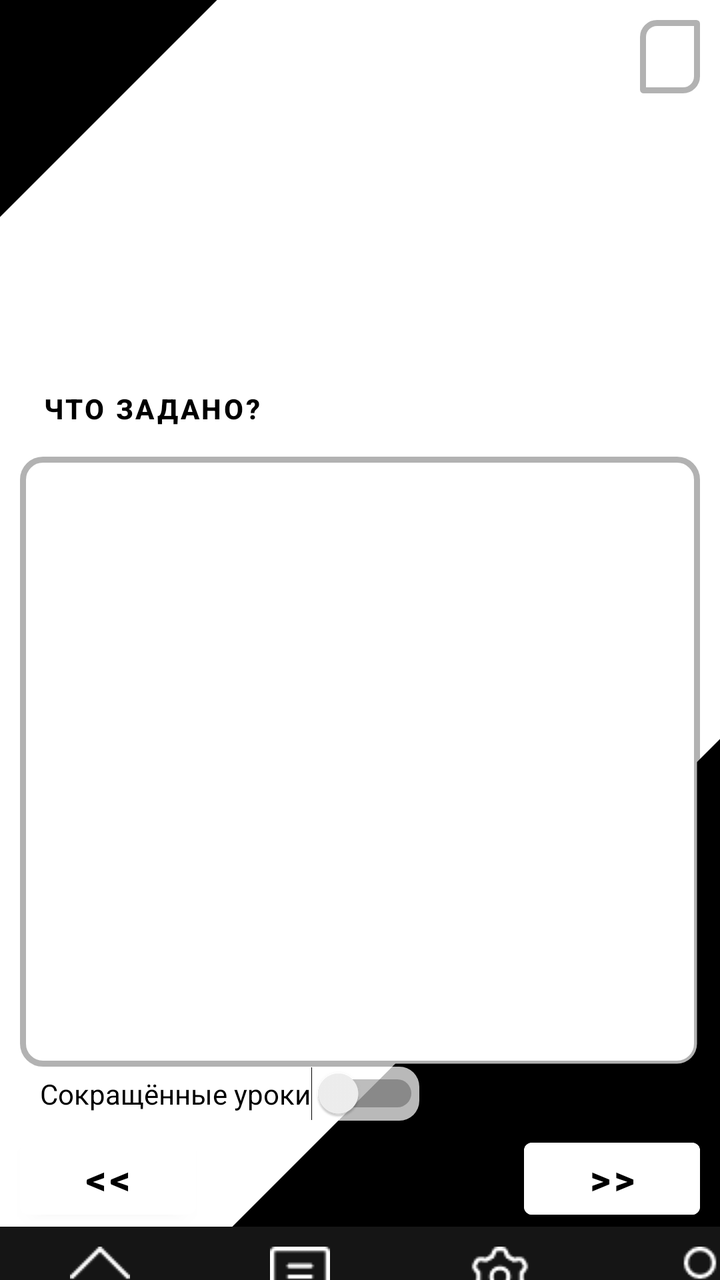
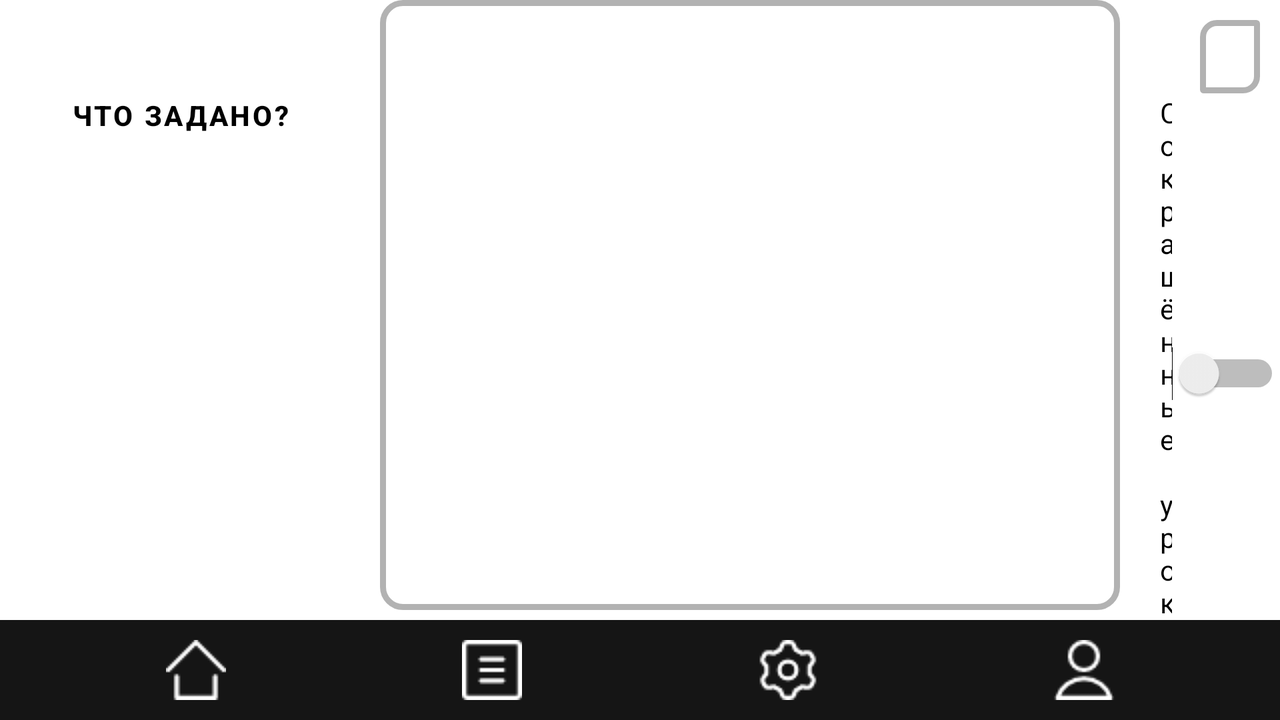

One screen, two layout resources from the same app: the default and the repository's alternative for another configuration. Each is rendered where Android would select it; the XML of both is given below.
<!-- AndroidManifest.xml: application theme Theme.School20 -->
<!-- res/layout/activity_main.xml -->
<?xml version="1.0" encoding="utf-8"?>
<androidx.constraintlayout.widget.ConstraintLayout xmlns:android="http://schemas.android.com/apk/res/android"
    xmlns:app="http://schemas.android.com/apk/res-auto"
    xmlns:tools="http://schemas.android.com/tools"
    android:layout_width="match_parent"
    android:layout_height="match_parent"
    tools:context=".MainActivity">

    <LinearLayout
        android:id="@+id/a"
        android:background="@drawable/background_main"
        android:layout_width="match_parent"
        android:layout_height="match_parent"
        android:orientation="vertical">

        <LinearLayout
            android:id="@+id/easter"
            android:layout_marginTop="10dp"
            android:layout_marginRight="10dp"
            android:layout_width="wrap_content"
            android:layout_height="wrap_content"
            android:layout_gravity="right">

            <LinearLayout
                android:id="@+id/lay_main_inf"
                android:background="@drawable/shape_rect_two"
                android:layout_width="wrap_content"
                android:layout_height="wrap_content">

            <TextView
                android:id="@+id/person_name"
                android:layout_width="wrap_content"
                android:layout_height="wrap_content"
                android:textSize="25dp"
                android:textStyle="bold"
                android:layout_marginLeft="10dp"/>

            <TextView
                android:id="@+id/person_class"
                android:layout_width="wrap_content"
                android:layout_height="wrap_content"
                android:layout_marginLeft="10dp"
                android:layout_marginBottom="3dp"
                android:textSize="25dp"
                android:layout_gravity="right"
                android:textStyle="bold" />

            <TextView
                android:id="@+id/person_symbol"
                android:layout_width="wrap_content"
                android:layout_height="wrap_content"
                android:layout_marginRight="10dp"
                android:textSize="25dp"
                android:textStyle="bold" />

            </LinearLayout>

        </LinearLayout>

        <ImageView
            android:id="@+id/im_one"
            android:layout_width="match_parent"
            android:layout_height="100dp"/>

        <TextView
            android:id="@+id/date"
            android:layout_marginLeft="10dp"
            android:layout_marginRight="10dp"
            android:layout_width="match_parent"
            android:layout_height="wrap_content"
            android:background="@drawable/shape_rect_three"
            android:gravity="center"
            android:textSize="25dp"
            android:textStyle="bold" />

        <Button
            android:id="@+id/home_task"
            android:layout_width="wrap_content"
            android:layout_height="wrap_content"
            android:background="?android:attr/selectableItemBackground"
            android:textColor="@color/black"
            android:textStyle="bold"
            android:layout_marginTop="0dp"
            android:layout_marginLeft="5dp"
            android:text="Что задано?"/>

        <LinearLayout
            android:id="@+id/lay_main_rasp"
            android:background="@drawable/shape_rect"
            android:layout_marginLeft="10dp"
            android:layout_marginRight="10dp"
            android:layout_width="match_parent"
            android:layout_height="wrap_content">

        <LinearLayout
            android:layout_marginTop="5dp"
            android:layout_width="170dp"
            android:layout_height='wrap_content'
            android:orientation="vertical">

            <TextView
                android:id="@+id/time_one"
                android:layout_width="150dp"
                android:layout_height="30dp"
                android:layout_gravity="right"
                android:layout_marginTop="3dp"
                android:textSize="21dp" />

            <TextView
                android:id="@+id/time_two"
                android:layout_width="150dp"
                android:layout_height="30dp"
                android:layout_marginTop="6dp"
                android:layout_gravity="right"
                android:textSize="21dp" />

            <TextView
                android:id="@+id/time_three"
                android:layout_width="150dp"
                android:layout_height="30dp"
                android:layout_marginTop="6dp"
                android:layout_gravity="right"
                android:textSize="21dp" />

            <TextView
                android:id="@+id/time_four"
                android:layout_width="150dp"
                android:layout_height="30dp"
                android:layout_marginTop="6dp"
                android:layout_gravity="right"
                android:textSize="21dp" />

            <TextView
                android:id="@+id/time_five"
                android:layout_width="150dp"
                android:layout_height="30dp"
                android:layout_marginTop="6dp"
                android:layout_gravity="right"
                android:textSize="21dp" />

            <TextView
                android:id="@+id/time_six"
                android:layout_width="150dp"
                android:layout_height="30dp"
                android:layout_marginTop="6dp"
                android:layout_gravity="right"
                android:textSize="21dp" />

            <TextView
                android:id="@+id/time_seven"
                android:layout_width="150dp"
                android:layout_height="30dp"
                android:layout_marginTop="6dp"
                android:layout_gravity="right"
                android:textSize="21dp" />

            <TextView
                android:id="@+id/time_eight"
                android:layout_width="150dp"
                android:layout_height="30dp"
                android:layout_marginTop="6dp"
                android:layout_gravity="right"
                android:textSize="21dp" />

        </LinearLayout>

            <LinearLayout
                android:id="@+id/idid"
                android:layout_marginTop="5dp"
                android:layout_width="wrap_content"
                android:layout_height="300dp"
                android:orientation="vertical">

                <TextView
                    android:id="@+id/les_one"
                    android:layout_width="200dp"
                    android:layout_height="30dp"
                    android:layout_gravity="left"
                    android:textSize="23dp" />

                <TextView
                    android:id="@+id/les_two"
                    android:layout_width="200dp"
                    android:layout_height="30dp"
                    android:layout_marginTop="6dp"
                    android:layout_gravity="left"
                    android:textSize="23dp" />

                <TextView
                    android:id="@+id/les_three"
                    android:layout_width="200dp"
                    android:layout_height="30dp"
                    android:layout_marginTop="6dp"
                    android:layout_gravity="left"
                    android:textSize="23dp" />

                <TextView
                    android:id="@+id/les_four"
                    android:layout_width="200dp"
                    android:layout_height="30dp"
                    android:layout_marginTop="6dp"
                    android:layout_gravity="left"
                    android:textSize="23dp" />

                <TextView
                    android:id="@+id/les_five"
                    android:layout_width="200dp"
                    android:layout_height="30dp"
                    android:layout_marginTop="6dp"
                    android:layout_gravity="left"
                    android:textSize="23dp" />

                <TextView
                    android:id="@+id/les_six"
                    android:layout_width="200dp"
                    android:layout_height="30dp"
                    android:layout_marginTop="6dp"
                    android:layout_gravity="left"
                    android:textSize="23dp" />

                <TextView
                    android:id="@+id/les_seven"
                    android:layout_width="200dp"
                    android:layout_height="30dp"
                    android:layout_marginTop="6dp"
                    android:layout_gravity="left"
                    android:textSize="23dp" />

                <TextView
                    android:id="@+id/les_eight"
                    android:layout_width="200dp"
                    android:layout_height="30dp"
                    android:layout_marginTop="6dp"
                    android:layout_gravity="left"
                    android:textSize="23dp" />

            </LinearLayout>

        </LinearLayout>

        <LinearLayout
            android:id="@+id/lay_main_sw"
            android:layout_width="wrap_content"
            android:layout_height="wrap_content"
            android:layout_marginLeft="10dp"
            android:background="@drawable/shape_rect_three">

        <Switch
            android:id="@+id/switch_s"
            android:layout_marginLeft="10dp"
            android:layout_width="wrap_content"
            android:layout_height="wrap_content"
            android:text="Сокращённые уроки"/>

        </LinearLayout>

    <LinearLayout
        android:layout_width="match_parent"
        android:layout_height="wrap_content"
        android:layout_marginTop="5dp"
        android:gravity="center">

        <Button
            android:id="@+id/but_back"
            android:layout_width="wrap_content"
            android:layout_height="wrap_content"
            android:layout_marginLeft="10dp"
            android:backgroundTint="@color/white"
            android:textColor="@color/black"
            android:textSize="20dp"
            android:textStyle="bold"
            android:text="\u003c\u003c"/>

        <View
            android:layout_width="0dp"
            android:layout_height="0dp"
            android:layout_weight="1" />

        <Button
            android:id="@+id/but_next"
            android:layout_width="wrap_content"
            android:layout_height="wrap_content"
            android:layout_marginRight="10dp"
            android:backgroundTint="@color/white"
            android:textColor="@color/black"
            android:textSize="20dp"
            android:textStyle="bold"
            android:text="\u003e\u003e"/>

    </LinearLayout>

        <View
            android:layout_width="0dp"
            android:layout_height="0dp"
            android:layout_weight="1" />

        <LinearLayout
            android:id="@+id/menu_bottom"
            android:layout_width="match_parent"
            android:layout_height="50dp"
            android:background="#FF151515"
            android:orientation="horizontal">

            <View
                android:layout_width="0dp"
                android:layout_height="0dp"
                android:layout_weight="1" />

            <ImageButton
                android:id="@+id/menu_home"
                android:layout_width="100dp"
                android:layout_height="40dp"
                android:layout_gravity="center"
                android:background="?android:attr/selectableItemBackground"
                android:src="@drawable/menu_home" />

            <View
                android:layout_width="0dp"
                android:layout_height="0dp"
                android:layout_weight="1" />

            <ImageButton
                android:id="@+id/menu_timetable"
                android:layout_width="100dp"
                android:layout_height="40dp"
                android:layout_gravity="center"
                android:background="?android:attr/selectableItemBackground"
                android:src="@drawable/menu_timetable" />

            <View
                android:layout_width="0dp"
                android:layout_height="0dp"
                android:layout_weight="1" />

            <ImageButton
                android:id="@+id/menu_settings"
                android:layout_width="100dp"
                android:layout_height="40dp"
                android:layout_gravity="center"
                android:background="?android:attr/selectableItemBackground"
                android:src="@drawable/menu_settings" />

            <View
                android:layout_width="0dp"
                android:layout_height="0dp"
                android:layout_weight="1" />

            <ImageButton
                android:id="@+id/menu_profile"
                android:layout_width="100dp"
                android:layout_height="40dp"
                android:layout_gravity="center"
                android:background="?android:attr/selectableItemBackground"
                android:src="@drawable/menu_profile" />

            <View
                android:layout_width="0dp"
                android:layout_height="0dp"
                android:layout_weight="1" />

        </LinearLayout>

    </LinearLayout>

</androidx.constraintlayout.widget.ConstraintLayout>
<!-- resources referenced by this layout -->
<resources>
  <color name="black">#FF000000</color>
  <color name="white">#FFFFFFFF</color>
  <!-- drawable background_main (drawable) -->
  <?xml version="1.0" encoding="utf-8"?>
  <layer-list xmlns:android="http://schemas.android.com/apk/res/android">
      <item>
          <rotate
              android:fromDegrees="45"
              android:pivotX="-60%"
              android:pivotY="100%">
              <shape
                  android:shape="rectangle" >
                  <solid
                      android:color="@color/black" />
              </shape>
          </rotate>
      </item>
      <item>
          <rotate
              android:fromDegrees="-45"
              android:pivotX="-155%"
              android:pivotY="90%">
              <shape
                  android:shape="rectangle" >
                  <solid
                      android:color="@color/black" />
              </shape>
          </rotate>
      </item>
  </layer-list>
  <!-- drawable menu_home: png bitmap (drawable, 403 bytes) -->
  <!-- drawable menu_profile: png bitmap (drawable, 663 bytes) -->
  <!-- drawable menu_settings: png bitmap (drawable, 918 bytes) -->
  <!-- drawable menu_timetable: png bitmap (drawable, 336 bytes) -->
  <!-- drawable shape_rect (drawable) -->
  <?xml version="1.0" encoding="utf-8"?>
  <selector xmlns:android="http://schemas.android.com/apk/res/android">
      <item>
          <shape android:shape="rectangle">
              <solid android:color="@color/white"/>
              <corners android:radius="10.0dip" />
              <stroke android:color="#4D000000"
                  android:width="3dp"/>
          </shape>
      </item>
  </selector>
  <!-- drawable shape_rect_three (drawable) -->
  <?xml version="1.0" encoding="utf-8"?>
  <selector xmlns:android="http://schemas.android.com/apk/res/android">
      <item>
          <shape android:shape="rectangle">
              <solid android:color="#B9FFFFFF"/>
              <corners android:radius="10.0dip" />
          </shape>
      </item>
  </selector>
  <!-- drawable shape_rect_two (drawable) -->
  <?xml version="1.0" encoding="utf-8"?>
  <selector xmlns:android="http://schemas.android.com/apk/res/android">
      <item>
          <shape android:shape="rectangle">
              <solid android:color="#B9FFFFFF"/>
              <corners android:bottomRightRadius="7dip"
                  android:bottomLeftRadius="0.1dp"
                  android:topLeftRadius="7dip"
                  android:topRightRadius="0.1dp"/>
              <stroke android:color="#4D000000"
                  android:width="3dp"/>
          </shape>
      </item>
  </selector>
  <style name="Theme.School20" parent="Theme.MaterialComponents.DayNight.DarkActionBar">
          
          <item name="colorPrimary">@color/purple_500</item>
          <item name="colorPrimaryVariant">@color/purple_700</item>
          <item name="colorOnPrimary">@color/white</item>
          
          <item name="colorSecondary">@color/teal_200</item>
          <item name="colorSecondaryVariant">@color/teal_700</item>
          <item name="colorOnSecondary">@color/black</item>
          
          <item name="android:statusBarColor" tools:targetApi="l">?attr/colorPrimaryVariant</item>
          
      </style>
  <color name="purple_500">#FF000000</color>
  <color name="purple_700">#FF000000</color>
  <color name="teal_200">#FF03DAC5</color>
  <color name="teal_700">#FF018786</color>
</resources>
<!-- res/layout-land/activity_main.xml (the repository's variant of the layout above) -->
<!-- drawn on the phone turned sideways -->
<?xml version="1.0" encoding="utf-8"?>
<androidx.constraintlayout.widget.ConstraintLayout xmlns:android="http://schemas.android.com/apk/res/android"
    xmlns:app="http://schemas.android.com/apk/res-auto"
    xmlns:tools="http://schemas.android.com/tools"
    android:layout_width="match_parent"
    android:layout_height="match_parent"
    tools:context=".MainActivity">

    <LinearLayout
        android:id="@+id/a"
        android:background="@drawable/background_main"
        android:layout_width="match_parent"
        android:layout_height="match_parent"
        android:orientation="vertical">

        <FrameLayout
            android:layout_width="match_parent"
            android:layout_height="match_parent">

        <LinearLayout
            android:layout_width="wrap_content"
            android:layout_height="match_parent"
            android:orientation="horizontal">

            <LinearLayout
                android:layout_width="wrap_content"
                android:layout_height="match_parent"
                android:orientation="vertical">

                <TextView
                    android:id="@+id/date"
                    android:layout_gravity="center"
                    android:layout_width="180dp"
                    android:layout_height="wrap_content"
                    android:background="@drawable/shape_rect_three"
                    android:gravity="center"
                    android:textSize="25dp"
                    android:textStyle="bold" />

                <Button
                    android:id="@+id/home_task"
                    android:layout_width="wrap_content"
                    android:layout_height="wrap_content"
                    android:layout_gravity="center"
                    android:background="?android:attr/selectableItemBackground"
                    android:textColor="@color/black"
                    android:textStyle="bold"
                    android:text="Что задано?"/>

        <ImageView
            android:id="@+id/im_one"
            android:layout_width="140dp"
            android:layout_height="0dp"
            android:layout_gravity="center"
            android:layout_weight="1"/>

                <Button
                    android:id="@+id/but_back"
                    android:layout_width="wrap_content"
                    android:layout_height="wrap_content"
                    android:layout_gravity="right"
                    android:backgroundTint="@color/white"
                    android:textColor="@color/black"
                    android:textSize="20dp"
                    android:textStyle="bold"
                    android:text="\u003c\u003c"/>

            </LinearLayout>

            <LinearLayout
                android:layout_width="wrap_content"
                android:layout_height="match_parent"
                android:orientation="vertical">

        <LinearLayout
            android:id="@+id/lay_main_rasp"
            android:background="@drawable/shape_rect"
            android:layout_marginLeft="10dp"
            android:layout_marginRight="10dp"
            android:layout_width="match_parent"
            android:layout_height="wrap_content">

            <LinearLayout
                android:layout_marginTop="5dp"
                android:layout_width="170dp"
                android:layout_height='wrap_content'
                android:orientation="vertical">

                <TextView
                    android:id="@+id/time_one"
                    android:layout_width="150dp"
                    android:layout_height="30dp"
                    android:layout_gravity="right"
                    android:layout_marginTop="3dp"
                    android:textSize="21dp" />

                <TextView
                    android:id="@+id/time_two"
                    android:layout_width="150dp"
                    android:layout_height="30dp"
                    android:layout_marginTop="6dp"
                    android:layout_gravity="right"
                    android:textSize="21dp" />

                <TextView
                    android:id="@+id/time_three"
                    android:layout_width="150dp"
                    android:layout_height="30dp"
                    android:layout_marginTop="6dp"
                    android:layout_gravity="right"
                    android:textSize="21dp" />

                <TextView
                    android:id="@+id/time_four"
                    android:layout_width="150dp"
                    android:layout_height="30dp"
                    android:layout_marginTop="6dp"
                    android:layout_gravity="right"
                    android:textSize="21dp" />

                <TextView
                    android:id="@+id/time_five"
                    android:layout_width="150dp"
                    android:layout_height="30dp"
                    android:layout_marginTop="6dp"
                    android:layout_gravity="right"
                    android:textSize="21dp" />

                <TextView
                    android:id="@+id/time_six"
                    android:layout_width="150dp"
                    android:layout_height="30dp"
                    android:layout_marginTop="6dp"
                    android:layout_gravity="right"
                    android:textSize="21dp" />

                <TextView
                    android:id="@+id/time_seven"
                    android:layout_width="150dp"
                    android:layout_height="30dp"
                    android:layout_marginTop="6dp"
                    android:layout_gravity="right"
                    android:textSize="21dp" />

                <TextView
                    android:id="@+id/time_eight"
                    android:layout_width="150dp"
                    android:layout_height="30dp"
                    android:layout_marginTop="6dp"
                    android:layout_gravity="right"
                    android:textSize="21dp" />

            </LinearLayout>

            <LinearLayout
                android:id="@+id/idid"
                android:layout_marginTop="5dp"
                android:layout_width="match_parent"
                android:layout_height="300dp"
                android:orientation="vertical">

                <TextView
                    android:id="@+id/les_one"
                    android:layout_width="200dp"
                    android:layout_height="30dp"
                    android:layout_gravity="left"
                    android:textSize="23dp" />

                <TextView
                    android:id="@+id/les_two"
                    android:layout_width="200dp"
                    android:layout_height="30dp"
                    android:layout_marginTop="6dp"
                    android:layout_gravity="left"
                    android:textSize="23dp" />

                <TextView
                    android:id="@+id/les_three"
                    android:layout_width="200dp"
                    android:layout_height="30dp"
                    android:layout_marginTop="6dp"
                    android:layout_gravity="left"
                    android:textSize="23dp" />

                <TextView
                    android:id="@+id/les_four"
                    android:layout_width="200dp"
                    android:layout_height="30dp"
                    android:layout_marginTop="6dp"
                    android:layout_gravity="left"
                    android:textSize="23dp" />

                <TextView
                    android:id="@+id/les_five"
                    android:layout_width="200dp"
                    android:layout_height="30dp"
                    android:layout_marginTop="6dp"
                    android:layout_gravity="left"
                    android:textSize="23dp" />

                <TextView
                    android:id="@+id/les_six"
                    android:layout_width="200dp"
                    android:layout_height="30dp"
                    android:layout_marginTop="6dp"
                    android:layout_gravity="left"
                    android:textSize="23dp" />

                <TextView
                    android:id="@+id/les_seven"
                    android:layout_width="200dp"
                    android:layout_height="30dp"
                    android:layout_marginTop="6dp"
                    android:layout_gravity="left"
                    android:textSize="23dp" />

                <TextView
                    android:id="@+id/les_eight"
                    android:layout_width="200dp"
                    android:layout_height="30dp"
                    android:layout_marginTop="6dp"
                    android:layout_gravity="left"
                    android:textSize="23dp" />

            </LinearLayout>

        </LinearLayout>
            </LinearLayout>

            <LinearLayout
                android:layout_width="match_parent"
                android:layout_height="match_parent"
                android:orientation="vertical">

            <LinearLayout
                android:id="@+id/easter"
                android:layout_marginTop="10dp"
                android:layout_marginRight="10dp"
                android:layout_width="wrap_content"
                android:layout_height="wrap_content"
                android:layout_gravity="right">

                <LinearLayout
                    android:id="@+id/lay_main_inf"
                    android:background="@drawable/shape_rect_two"
                    android:layout_width="wrap_content"
                    android:layout_height="wrap_content">

                    <TextView
                        android:id="@+id/person_name"
                        android:layout_width="wrap_content"
                        android:layout_height="wrap_content"
                        android:textSize="25dp"
                        android:textStyle="bold"
                        android:layout_marginLeft="10dp"/>

                    <TextView
                        android:id="@+id/person_class"
                        android:layout_width="wrap_content"
                        android:layout_height="wrap_content"
                        android:layout_marginLeft="10dp"
                        android:layout_marginBottom="3dp"
                        android:textSize="25dp"
                        android:layout_gravity="right"
                        android:textStyle="bold" />

                    <TextView
                        android:id="@+id/person_symbol"
                        android:layout_width="wrap_content"
                        android:layout_height="wrap_content"
                        android:layout_marginRight="10dp"
                        android:textSize="25dp"
                        android:textStyle="bold" />

                </LinearLayout>

            </LinearLayout>

                <View
                    android:layout_width="0dp"
                    android:layout_height="0dp"
                    android:layout_weight="1" />

                <LinearLayout
            android:id="@+id/lay_main_sw"
            android:layout_width="wrap_content"
            android:layout_height="wrap_content"
                    android:layout_marginBottom="5dp"
            android:background="@drawable/shape_rect_three">

            <Switch
                android:id="@+id/switch_s"
                android:layout_width="wrap_content"
                android:layout_height="wrap_content"
                android:layout_marginLeft="10dp"
                android:text="Сокращённые уроки"/>

        </LinearLayout>

                <Button
                    android:id="@+id/but_next"
                    android:layout_width="wrap_content"
                    android:layout_height="wrap_content"
                    android:layout_gravity="left"
                    android:backgroundTint="@color/white"
                    android:textColor="@color/black"
                    android:textSize="20dp"
                    android:textStyle="bold"
                    android:text="\u003e\u003e"/>

        </LinearLayout>

        </LinearLayout>

            <View
                android:layout_width="0dp"
                android:layout_height="0dp"
                android:layout_weight="1" />

            <LinearLayout
                android:id="@+id/menu_bottom"
                android:layout_width="match_parent"
                android:layout_height="50dp"
                android:background="#FF151515"
                android:orientation="horizontal"
                android:layout_gravity="bottom">

                <View
                    android:layout_width="0dp"
                    android:layout_height="0dp"
                    android:layout_weight="1" />

                <ImageButton
                    android:id="@+id/menu_home"
                    android:layout_width="100dp"
                    android:layout_height="40dp"
                    android:layout_gravity="center"
                    android:background="?android:attr/selectableItemBackground"
                    android:src="@drawable/menu_home" />

                <View
                    android:layout_width="0dp"
                    android:layout_height="0dp"
                    android:layout_weight="1" />

                <ImageButton
                    android:id="@+id/menu_timetable"
                    android:layout_width="100dp"
                    android:layout_height="40dp"
                    android:layout_gravity="center"
                    android:background="?android:attr/selectableItemBackground"
                    android:src="@drawable/menu_timetable" />

                <View
                    android:layout_width="0dp"
                    android:layout_height="0dp"
                    android:layout_weight="1" />

                <ImageButton
                    android:id="@+id/menu_settings"
                    android:layout_width="100dp"
                    android:layout_height="40dp"
                    android:layout_gravity="center"
                    android:background="?android:attr/selectableItemBackground"
                    android:src="@drawable/menu_settings" />

                <View
                    android:layout_width="0dp"
                    android:layout_height="0dp"
                    android:layout_weight="1" />

                <ImageButton
                    android:id="@+id/menu_profile"
                    android:layout_width="100dp"
                    android:layout_height="40dp"
                    android:layout_gravity="center"
                    android:background="?android:attr/selectableItemBackground"
                    android:src="@drawable/menu_profile" />

                <View
                    android:layout_width="0dp"
                    android:layout_height="0dp"
                    android:layout_weight="1" />

            </LinearLayout>

        </FrameLayout>

    </LinearLayout>

</androidx.constraintlayout.widget.ConstraintLayout>
